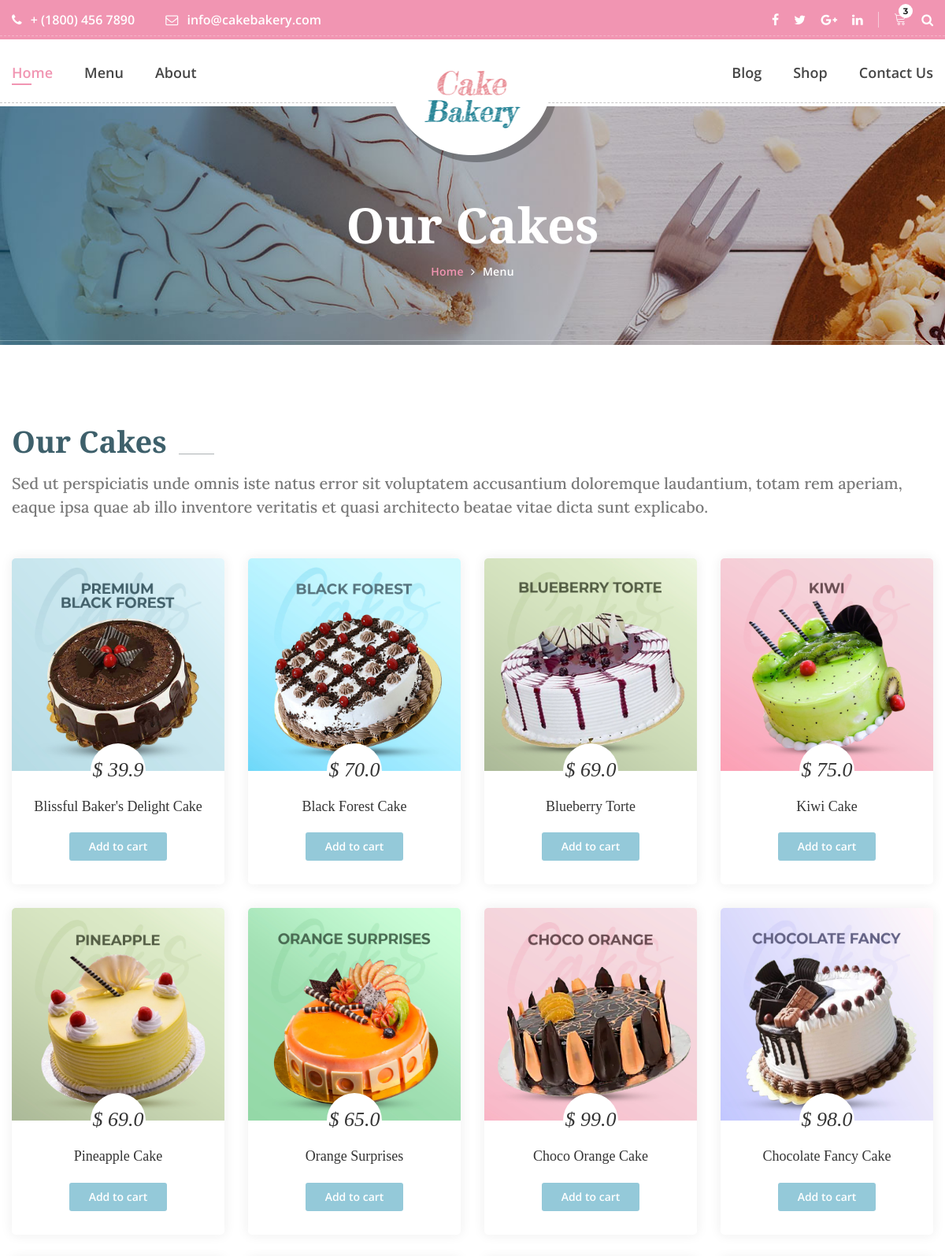
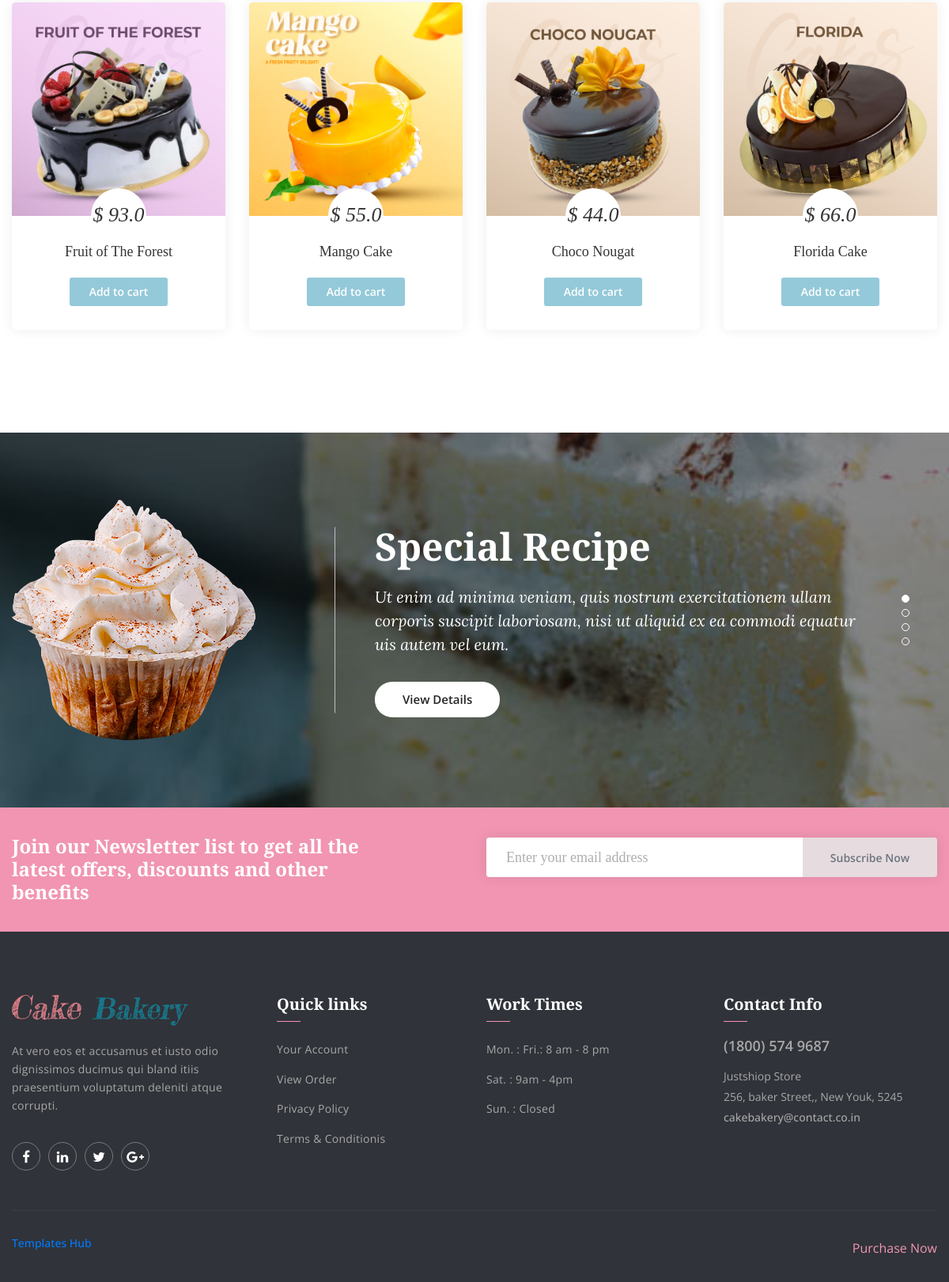
The page /menu on the database its author committed (2 pictures, top to bottom).
### bakery_app/models.py (models this page shows, shortened)
class Product(models.Model):
    name = models.CharField(max_length=255)
    price = models.DecimalField(max_digits=5, decimal_places=1)
    description = models.TextField()
    specifications = models.TextField()
    reviews = models.IntegerField(default=0)
    image = models.ImageField(upload_to='cake_images/')  # Add this line for the image field

### bakery_app/views.py (the view)
# urls.py: path('menu', views.menu, name = 'menu'),
def menu (request):
    products = Product.objects.all()
    return render(request, 'menu.html', {'products': products})

### bakery_app/templates/menu.html (shortened to what this page needs)
{% extends "base.html" %}
{% block content %}
<section class="banner_area">
    <div class="container">
        <div class="banner_text">
            <h3>Our Cakes</h3>
            <ul>
                <li><a href="{% url 'index' %}">Home</a></li>
                <li><a href="{% url 'menu' %}">Menu</a></li>
            </ul>
        </div>
    </div>
</section>
<section class="our_cakes_area p_100">
    <div class="container">
        <div class="main_title">
            <h2>Our Cakes</h2>
            <h5>Sed ut perspiciatis unde omnis iste natus error sit voluptatem accusantium doloremque laudantium, totam
                rem aperiam, eaque ipsa quae ab illo inventore veritatis et quasi architecto beatae vitae dicta sunt
                explicabo.</h5>
        </div>
        <div class="cake_feature_row row">
            {% for product in products %}
            <div class="col-lg-3 col-md-4 col-6">
                <div class="cake_feature_item">
                    <div class="cake_img">
                        <img src="{{ product.image.url }}" alt="{{ product.name }}" style="height: 270px;">
                    </div>
                    <div class="cake_text">
                        <h4>$ {{product.price}}</h4>
                        <a href="{% url 'productdetail' product.id %}">
                            <h3>{{ product.name }}</h3>
                        </a> <a class="pest_btn" href="#">Add to cart</a>
                    </div>
                </div>
            </div>
            {% endfor %}
        </div>
    </div>
</section>
<section class="special_recipe_area">
    <div class="container">
        <div class="special_recipe_slider owl-carousel">
            <div class="item">
                <div class="media">
                    <div class="d-flex">
                        <img src="static/img/recipe/recipe-1.png" alt="">
                    </div>
                    <div class="media-body">
                        <h4>Special Recipe</h4>
                        <p>Ut enim ad minima veniam, quis nostrum exercitationem ullam corporis suscipit laboriosam,
                            nisi ut aliquid ex ea commodi equatur uis autem vel eum.</p>
                        <a class="w_view_btn" href="#">View Details</a>
                    </div>
                </div>
            </div>
        </div>
    </div>
</section>
{% endblock %}

### bakery_app/templates/base.html (shortened to what this page needs)
{% load static %}
<!DOCTYPE html>
<html lang="en">
<head>
		<link href="{% static 'css/font-awesome.min.css' %}" rel="stylesheet">
<link href="{% static 'vendors/linearicons/style.css' %}" rel="stylesheet">
<link href="{% static 'vendors/flat-icon/flaticon.css' %}" rel="stylesheet">
<link href="{% static 'css/bootstrap.min.css' %}" rel="stylesheet">
<link href="{% static 'vendors/revolution/css/settings.css' %}" rel="stylesheet">
<link href="{% static 'vendors/revolution/css/layers.css' %}" rel="stylesheet">
<link href="{% static 'vendors/revolution/css/navigation.css' %}" rel="stylesheet">
<link href="{% static 'vendors/animate-css/animate.css' %}" rel="stylesheet">
    <link href="{% static 'vendors/owl-carousel/owl.carousel.min.css' %}" rel="stylesheet">
<link href="{% static 'vendors/magnifc-popup/magnific-popup.css' %}" rel="stylesheet">
<link href="{% static 'css/style.css' %}" rel="stylesheet">
<link href="{% static 'css/responsive.css' %}" rel="stylesheet">
    </head>
    <body>
		<header class="main_header_area">
			<div class="top_header_area row m0">
				<div class="container">
					<div class="float-left">
						<a href="tell:+18004567890"><i class="fa fa-phone" aria-hidden="true"></i> + (1800) 456 7890</a>
						<a href="mainto:info@cakebakery.com"><i class="fa fa-envelope-o" aria-hidden="true"></i> info@cakebakery.com</a>
					</div>
					<div class="float-right">
						<ul class="h_social list_style">
							<li><a href="#"><i class="fa fa-facebook"></i></a></li>
							<li><a href="#"><i class="fa fa-twitter"></i></a></li>
							<li><a href="#"><i class="fa fa-google-plus"></i></a></li>
							<li><a href="#"><i class="fa fa-linkedin"></i></a></li>
						</ul>
						<ul class="h_search list_style">
							<li class="shop_cart"><a href="#"><i class="lnr lnr-cart"></i></a></li>
							<li><a class="popup-with-zoom-anim" href="#test-search"><i class="fa fa-search"></i></a></li>
						</ul>
					</div>
				</div>
			</div>
			<div class="main_menu_area">
				<div class="container">
					<nav class="navbar navbar-expand-lg navbar-light bg-light">
						<a class="navbar-brand" href="index.html">
						<img src="static/img/logo.png" alt="">
						</a>
						<div class="collapse navbar-collapse" id="navbarSupportedContent">
							<ul class="navbar-nav mr-auto">
								<li class="active"><a href="{% url 'index' %}" >Home</a></li>
								<li><a href="{% url 'menu' %}">Menu</a></li>
                              <li><a href="{% url 'about' %}">About</a></li>
							</ul>
							<ul class="navbar-nav justify-content-end">
								<li class="dropdown submenu">
									<a href="{% url 'blog' %}">Blog</a>
								</li>
								<li class="dropdown submenu">
									<a class="dropdown-toggle" data-toggle="dropdown" href="#" role="button" aria-haspopup="true" aria-expanded="false">Shop</a>
								</li>
								<li><a href="{% url 'contact' %}">Contact Us</a></li>
							</ul>
						</div>
					</nav>
				</div>
			</div>
		</header>
{% block content %}
                {% endblock %}
        <section class="newsletter_area">
        	<div class="container">
        		<div class="row newsletter_inner">
        			<div class="col-lg-6">
        				<div class="news_left_text">
        					<h4>Join our Newsletter list to get all the latest offers, discounts and other benefits</h4>
        				</div>
        			</div>
        			<div class="col-lg-6">
        				<div class="newsletter_form">
							<div class="input-group">
								<input type="text" class="form-control" placeholder="Enter your email address">
								<div class="input-group-append">
									<button class="btn btn-outline-secondary" type="button">Subscribe Now</button>
								</div>
							</div>
        				</div>
        			</div>
        		</div>
        	</div>
        </section>
        <footer class="footer_area">
        	<div class="footer_widgets">
        		<div class="container">
        			<div class="row footer_wd_inner">
        				<div class="col-lg-3 col-6">
        					<aside class="f_widget f_about_widget">
        						<img src="static/img/footer-logo.png" alt="">
        						<p>At vero eos et accusamus et iusto odio dignissimos ducimus qui bland itiis praesentium voluptatum deleniti atque corrupti.</p>
        						<ul class="nav">
        							<li><a href="#"><i class="fa fa-facebook"></i></a></li>
        							<li><a href="#"><i class="fa fa-linkedin"></i></a></li>
        							<li><a href="#"><i class="fa fa-twitter"></i></a></li>
        							<li><a href="#"><i class="fa fa-google-plus"></i></a></li>
        						</ul>
        					</aside>
        				</div>
        				<div class="col-lg-3 col-6">
        					<aside class="f_widget f_link_widget">
        						<div class="f_title">
        							<h3>Quick links</h3>
        						</div>
        						<ul class="list_style">
        							<li><a href="#">Your Account</a></li>
        							<li><a href="#">View Order</a></li>
        							<li><a href="#">Privacy Policy</a></li>
        							<li><a href="#">Terms & Conditionis</a></li>
        						</ul>
        					</aside>
        				</div>
        				<div class="col-lg-3 col-6">
        					<aside class="f_widget f_link_widget">
        						<div class="f_title">
        							<h3>Work Times</h3>
        						</div>
        						<ul class="list_style">
        							<li><a href="#">Mon. :  Fri.: 8 am - 8 pm</a></li>
        							<li><a href="#">Sat. : 9am - 4pm</a></li>
        							<li><a href="#">Sun. : Closed</a></li>
        						</ul>
        					</aside>
        				</div>
        				<div class="col-lg-3 col-6">
        					<aside class="f_widget f_contact_widget">
        						<div class="f_title">
        							<h3>Contact Info</h3>
        						</div>
        						<h4>(1800) 574 9687</h4>
        						<p>Justshiop Store <br />256, baker Street,, New Youk, 5245</p>
        						<h5>cakebakery@contact.co.in</h5>
        					</aside>
        				</div>
        			</div>
        		</div>
        	</div>
        	<div class="footer_copyright">
        		<div class="container">
        			<div class="copyright_inner">
        				<div class="float-left">
        					<h5><a target="_blank" href="https://www.templateshub.net">Templates Hub</a></h5>
        				</div>
        				<div class="float-right">
        					<a href="#">Purchase Now</a>
        				</div>
        			</div>
        		</div>
        	</div>
        </footer>
    </body>
</html>

### rows shown on the page
Product: image (picture), price "39.9", name "Blissful Baker's Delight Cake"
Product: image (picture), price "70.0", name "Black Forest Cake"
Product: image (picture), price "69.0", name "Blueberry Torte"
Product: image (picture), price "75.0", name "Kiwi Cake"
Product: image (picture), price "69.0", name "Pineapple Cake"
Product: image (picture), price "65.0", name "Orange Surprises"
Product: image (picture), price "99.0", name "Choco Orange Cake"
Product: image (picture), price "98.0", name "Chocolate Fancy Cake"
Product: image (picture), price "93.0", name "Fruit of The Forest"
Product: image (picture), price "55.0", name "Mango Cake"
Product: image (picture), price "44.0", name "Choco Nougat"
Product: image (picture), price "66.0", name "Florida Cake"
